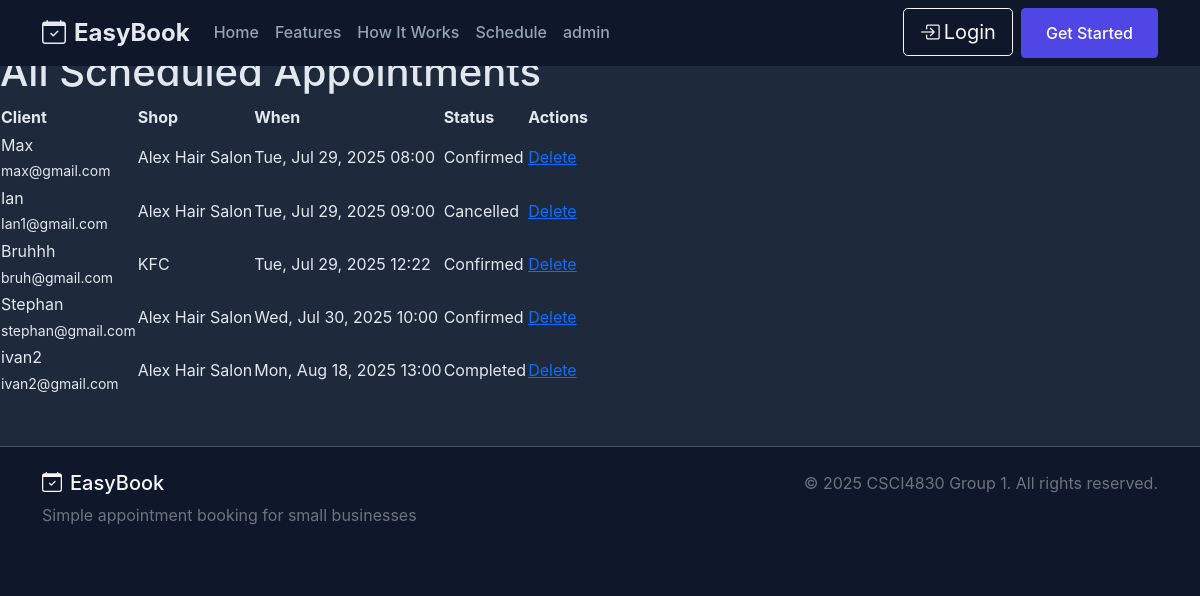
The page /appointments/ on the database as committed earlier.
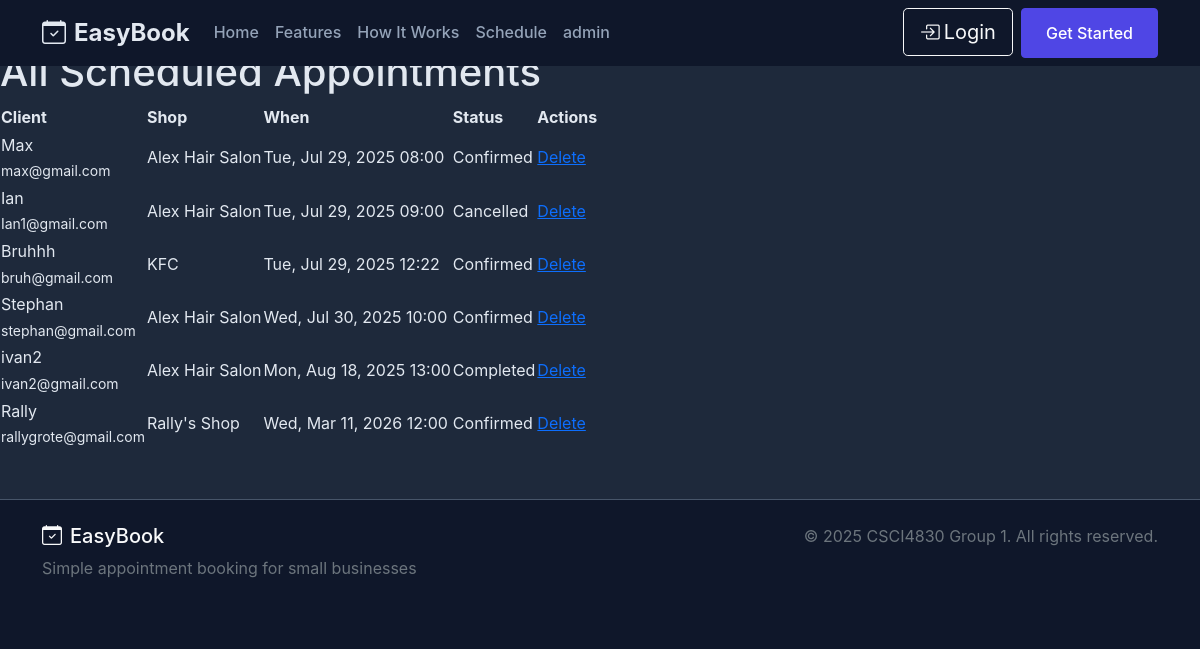
The same page on the database as committed later.
### booking/models.py (models this page shows, shortened)
class Appointment(models.Model):
    STATUS_CHOICES = [
        ("Pending",    "Pending"),
        ("Confirmed",  "Confirmed"),
        ("Cancelled",  "Cancelled"),
        ("Completed",  "Completed"),
    ]
    client     = models.ForeignKey(Client, on_delete=models.CASCADE)
    shop       = models.ForeignKey(Shop, on_delete=models.SET_NULL, null=True, blank=True)
    start_time = models.DateTimeField()
    status     = models.CharField(
        max_length=10,
        choices=STATUS_CHOICES,
        default="Confirmed",
    )
    duration   = models.DurationField(default=datetime.timedelta(minutes=30))
    note       = models.TextField(max_length=666, default="-")

class Client(models.Model):
    name  = models.CharField(max_length=100)
    email = models.EmailField()
    phone = models.CharField(max_length=20)

class Shop(models.Model):
    name = models.CharField(max_length=100, unique=True)
    slug = models.SlugField(max_length=120, unique=True, allow_unicode=True, blank=True)
    class Meta:
        constraints = [
            models.UniqueConstraint(
                Lower("name"),
                name="uniq_shop_name_ci",
            )
        ]
    owner = models.OneToOneField(User, on_delete=models.CASCADE, related_name="shop")
    phone = models.CharField(max_length=20,default="NULL")
    opening_hours = models.TimeField(default=datetime.time(0, 0, 0))
    closing_hours = models.TimeField(default=datetime.time(0, 0, 0))
    address = models.CharField(max_length=500,default="NULL")
    description = models.CharField(max_length=1000,default="NULL")
    opening_day   = models.CharField(
                       max_length=3,
                       choices=DAYS_OF_WEEK,
                       default='mon',
                   )
    closing_day   = models.CharField(
                       max_length=3,
                       choices=DAYS_OF_WEEK,
                       default='fri',
                   )

### booking/views.py (the view)
# urls.py: path('appointments/', views.AppointmentList.as_view(), name='appointments'),
class AppointmentList(ListView):
    model = Appointment
    template_name = 'appointments.html'      # your template
    context_object_name = 'appointments'     # in template use “appointments”
    ordering = ['start_time']               # optional: sort by time

### booking/templates/appointments.html (shortened to what this page needs)
{% extends "base.html" %}
{% block content %}
<h1>All Scheduled Appointments</h1>
{% if appointments %}
<table>
  <thead>
    <tr>
      <th>Client</th>
      <th>Shop</th>
      <th>When</th>
      <th>Status</th>
      <th>Actions</th>
    </tr>
  </thead>
  <tbody>
    {% for appt in appointments %}
    <tr>
      <td>
        {{ appt.client.name }}<br>
        <small>{{ appt.client.email }}</small>
      </td>
      <td>
        {% if appt.shop %}
        {{ appt.shop.name }}
        {% else %}
        &mdash;
        {% endif %}
      </td>
      <td>{{ appt.start_time|date:"D, M j, Y H:i" }}</td>
      <td>{{ appt.status }}</td>
      <td>
        <a href="{% url 'booking:appointment-delete' appt.pk %}">Delete</a>
      </td>
    </tr>
    {% endfor %}
  </tbody>
</table>
{% else %}
<p>No appointments have been scheduled yet.</p>
{% endif %}
{% endblock %}

Rows that differ between the two databases and show on the page:
added Appointment: client.name "Rally", client.email "rallygrote@gmail.com", shop.name "Rally's Shop", start_time "Wed, Mar 11, 2026 12:00", status "Confirmed"
